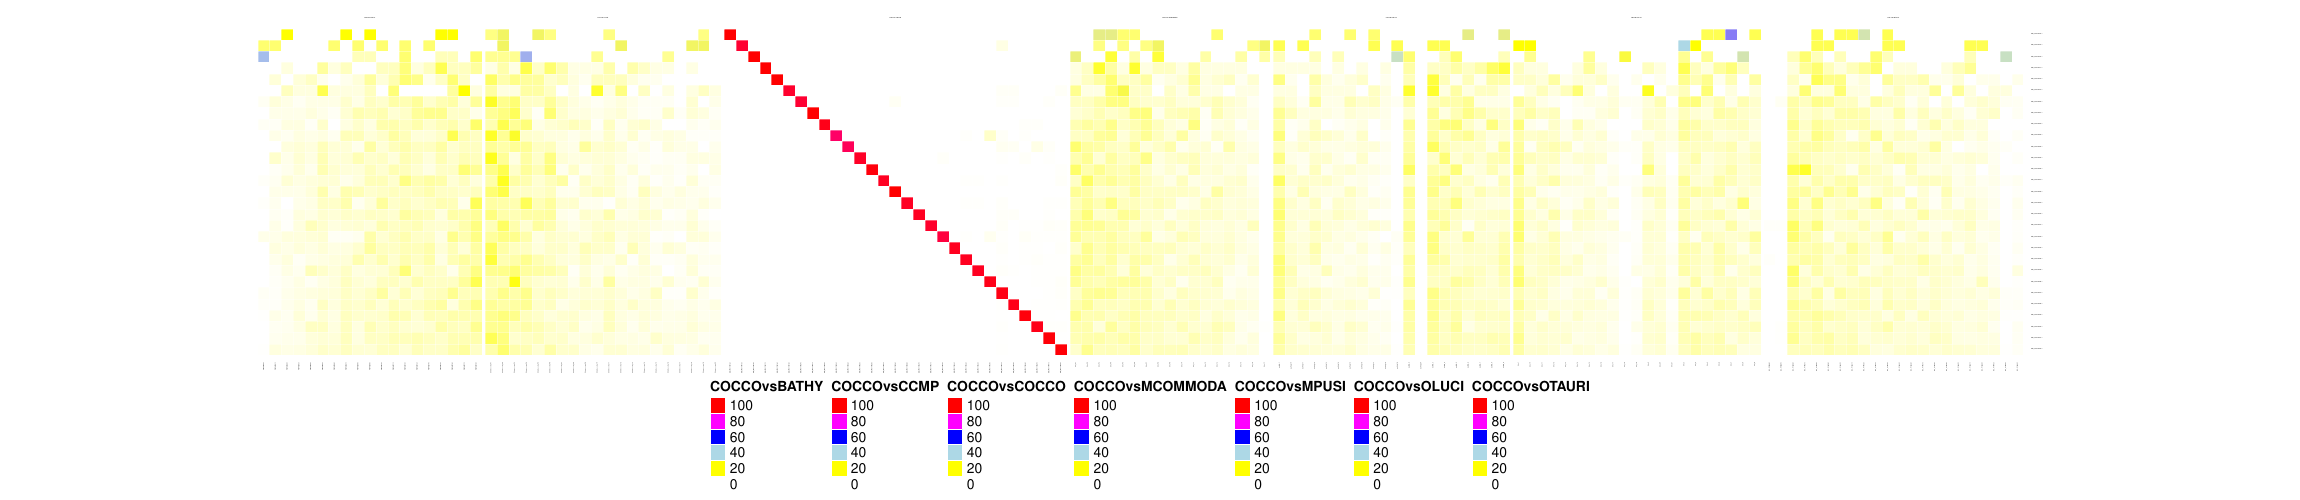

The R source for this figure:
#!/usr/bin/Rscript
library(ComplexHeatmap)
library(RColorBrewer)
library(methods)
library(circlize)
colors <- colorRamp2(c(0, 20, 40, 60, 80, 100), c("white", "yellow", "lightblue", "blue", "magenta", "red"))
ht_global_opt(heatmap_row_names_gp = gpar(fontsize = 1, fontface = "italic"), heatmap_column_names_gp = gpar(fontsize = 1), heatmap_column_title_gp = gpar(fontsize = 1))
COCCOvsBATHY <- read.csv("COCCOvsBATHY.matrix", header=TRUE)
rownames(COCCOvsBATHY) <- COCCOvsBATHY[,1]
colnames(COCCOvsBATHY)
data_COCCOvsBATHY <- data.matrix(COCCOvsBATHY[,2:ncol(COCCOvsBATHY)])
ht_COCCOvsBATHY = Heatmap(data_COCCOvsBATHY, name = "COCCOvsBATHY", width = unit(57, "mm"), show_row_names = FALSE, cluster_rows = FALSE, cluster_columns = FALSE, rect_gp = gpar(col = "white", lty = 1, lwd = 0.01),column_title = "COCCOvsBATHY", col = colors)
class(ht_COCCOvsBATHY)
COCCOvsCCMP <- read.csv("COCCOvsCCMP.matrix", header=TRUE)
rownames(COCCOvsCCMP) <- COCCOvsCCMP[,1]
colnames(COCCOvsCCMP)
data_COCCOvsCCMP <- data.matrix(COCCOvsCCMP[,2:ncol(COCCOvsCCMP)])
ht_COCCOvsCCMP = Heatmap(data_COCCOvsCCMP, name = "COCCOvsCCMP", width = unit(60, "mm"), show_row_names = FALSE, cluster_rows = FALSE, cluster_columns = FALSE, rect_gp = gpar(col = "white", lty = 1, lwd = 0.01),column_title = "COCCOvsCCMP", col = colors)
class(ht_COCCOvsCCMP)
COCCOvsCOCCO <- read.csv("COCCOvsCOCCO.matrix", header=TRUE)
rownames(COCCOvsCOCCO) <- COCCOvsCOCCO[,1]
colnames(COCCOvsCOCCO)
data_COCCOvsCOCCO <- data.matrix(COCCOvsCOCCO[,2:ncol(COCCOvsCOCCO)])
ht_COCCOvsCOCCO = Heatmap(data_COCCOvsCOCCO, name = "COCCOvsCOCCO", width = unit(87, "mm"), show_row_names = FALSE, cluster_rows = FALSE, cluster_columns = FALSE, rect_gp = gpar(col = "white", lty = 1, lwd = 0.01),column_title = "COCCOvsCOCCO", col = colors)
class(ht_COCCOvsCOCCO)
COCCOvsMCOMMODA <- read.csv("COCCOvsMCOMMODA.matrix", header=TRUE)
rownames(COCCOvsMCOMMODA) <- COCCOvsMCOMMODA[,1]
colnames(COCCOvsMCOMMODA)
data_COCCOvsMCOMMODA <- data.matrix(COCCOvsMCOMMODA[,2:ncol(COCCOvsMCOMMODA)])
ht_COCCOvsMCOMMODA = Heatmap(data_COCCOvsMCOMMODA, name = "COCCOvsMCOMMODA", width = unit(51, "mm"), show_row_names = FALSE, cluster_rows = FALSE, cluster_columns = FALSE, rect_gp = gpar(col = "white", lty = 1, lwd = 0.01),column_title = "COCCOvsMCOMMODA", col = colors)
class(ht_COCCOvsMCOMMODA)
COCCOvsMPUSI <- read.csv("COCCOvsMPUSI.matrix", header=TRUE)
rownames(COCCOvsMPUSI) <- COCCOvsMPUSI[,1]
colnames(COCCOvsMPUSI)
data_COCCOvsMPUSI <- data.matrix(COCCOvsMPUSI[,2:ncol(COCCOvsMPUSI)])
ht_COCCOvsMPUSI = Heatmap(data_COCCOvsMPUSI, name = "COCCOvsMPUSI", width = unit(60, "mm"), show_row_names = FALSE, cluster_rows = FALSE, cluster_columns = FALSE, rect_gp = gpar(col = "white", lty = 1, lwd = 0.01),column_title = "COCCOvsMPUSI", col = colors)
class(ht_COCCOvsMPUSI)
COCCOvsOLUCI <- read.csv("COCCOvsOLUCI.matrix", header=TRUE)
rownames(COCCOvsOLUCI) <- COCCOvsOLUCI[,1]
colnames(COCCOvsOLUCI)
data_COCCOvsOLUCI <- data.matrix(COCCOvsOLUCI[,2:ncol(COCCOvsOLUCI)])
ht_COCCOvsOLUCI = Heatmap(data_COCCOvsOLUCI, name = "COCCOvsOLUCI", width = unit(63, "mm"), show_row_names = FALSE, cluster_rows = FALSE, cluster_columns = FALSE, rect_gp = gpar(col = "white", lty = 1, lwd = 0.01),column_title = "COCCOvsOLUCI", col = colors)
class(ht_COCCOvsOLUCI)
COCCOvsOTAURI <- read.csv("COCCOvsOTAURI.matrix", header=TRUE)
rownames(COCCOvsOTAURI) <- COCCOvsOTAURI[,1]
colnames(COCCOvsOTAURI)
data_COCCOvsOTAURI <- data.matrix(COCCOvsOTAURI[,2:ncol(COCCOvsOTAURI)])
ht_COCCOvsOTAURI = Heatmap(data_COCCOvsOTAURI, name = "COCCOvsOTAURI", width = unit(66, "mm"), show_row_names = TRUE, cluster_rows = FALSE, cluster_columns = FALSE, rect_gp = gpar(col = "white", lty = 1, lwd = 0.01),column_title = "COCCOvsOTAURI", col = colors)
class(ht_COCCOvsOTAURI)
pdf(file="COCCO.pdf", useDingbats=FALSE, width=23, height=5)
ht_list = ht_COCCOvsBATHY + ht_COCCOvsCCMP + ht_COCCOvsCOCCO + ht_COCCOvsMCOMMODA + ht_COCCOvsMPUSI + ht_COCCOvsOLUCI + ht_COCCOvsOTAURI 
draw(ht_list, gap = unit(0.75, "mm"), heatmap_legend_side = "bottom")
dev.off()
